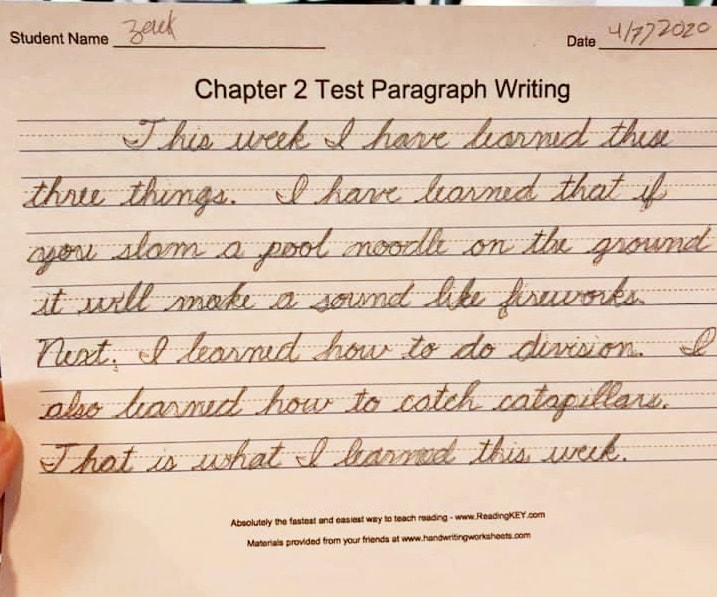
#> input picture assets/test_img2.jpg, 717 x 597 px
$ python -i preprocessing_module.py   (imports and definitions only)
#> lines starting #> are read from the running program, lines starting #| are printed output that depends on the picture; after the words box and inside, x2 and y2 are one past the last pixel; in counts of white or black regions, pixels touching at a corner belong together
#> further down, picture is the input picture: shape (597, 717, 3); mean B, G, R 176.8, 196.5, 220.6
# src/preprocessing_module.py

import cv2
import numpy as np

def preprocess_for_ocr(image_array):
    """
    Refined preprocessing pipeline based on the original simple version.
    1. Converts to grayscale.
    2. Applies gentle de-skewing ONLY if significant skew is detected.
    3. Applies Gaussian Blur for noise reduction.
    4. Applies adaptive thresholding with potentially adjusted parameters.
    """
    # 1. Convert to grayscale
    gray = cv2.cvtColor(image_array, cv2.COLOR_BGR2GRAY)
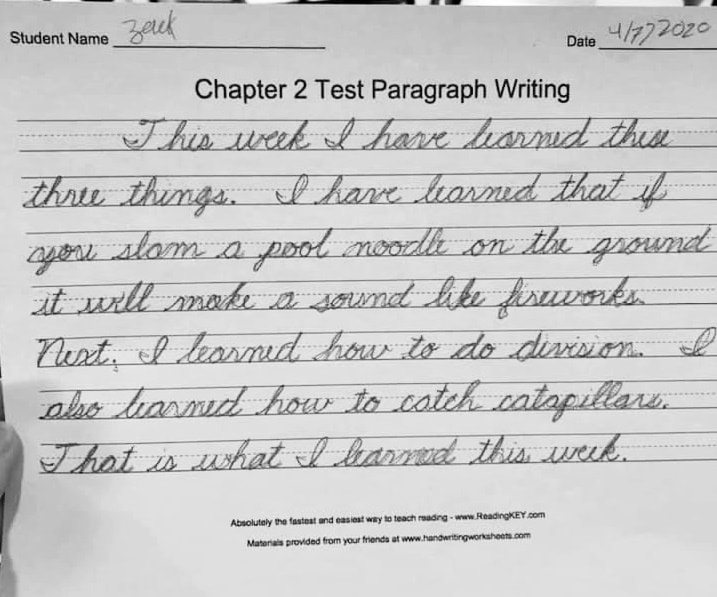
#> gray: shape (597, 717); min 0, max 255, mean 201.4

    # 2. Gentle De-skewing (Hough Transform based)
    try:
        # Invert and threshold for line detection
        inverted = cv2.bitwise_not(gray)
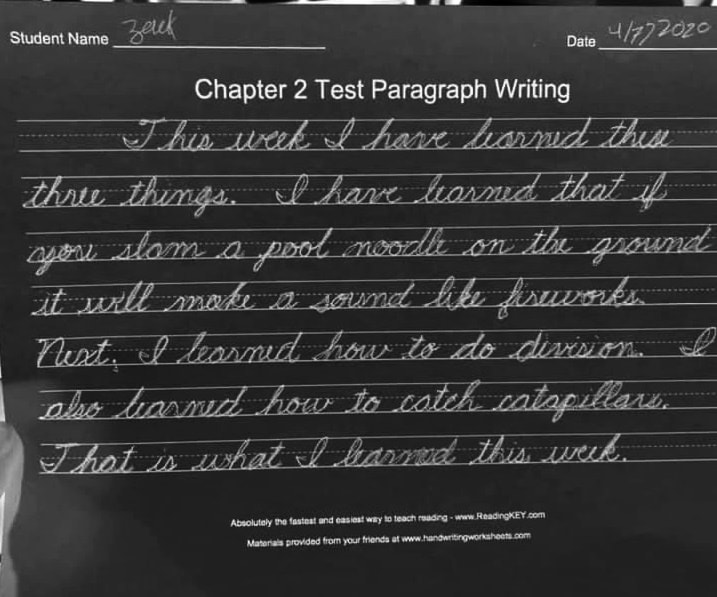
#> inverted: shape (597, 717); min 0, max 255, mean 53.6
        _, thresh = cv2.threshold(inverted, 0, 255, cv2.THRESH_BINARY + cv2.THRESH_OTSU)
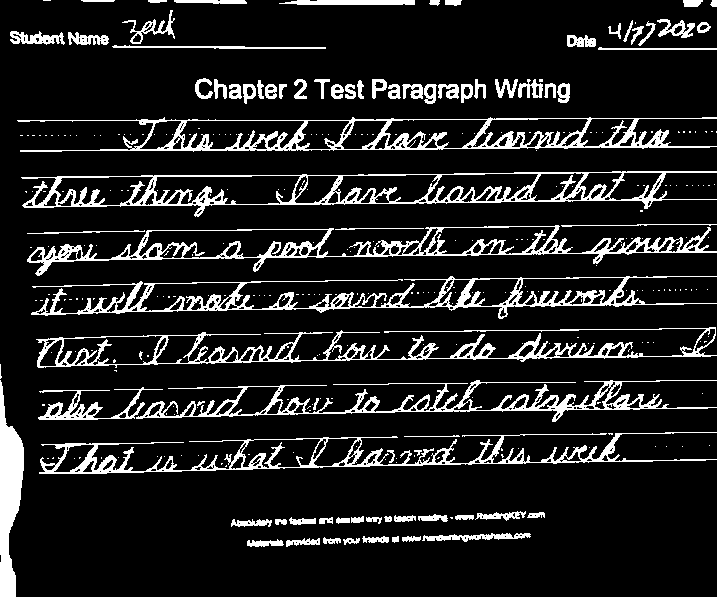
#> thresh: shape (597, 717); 12.5% white; 323 white regions (242 under 20 px), largest, box (x1, y1, x2, y2) and area: (21, 171, 717, 217) 6195, (17, 117, 717, 152) 5788, (31, 276, 717, 319) 5697

        # Detect lines using Hough Transform
        lines = cv2.HoughLinesP(thresh, 1, np.pi / 180, 100, minLineLength=w//3, maxLineGap=w//10) # Adjusted parameters

        angles = []
        if lines is not None:
            for line in lines:
                x1, y1, x2, y2 = line[0]
                # Calculate angle, ignore vertical lines
                if x2 - x1 != 0:
                    angle = np.rad2deg(np.arctan2(y2 - y1, x2 - x1))
                    if -45 < angle < 45: # Consider only near-horizontal lines
                         angles.append(angle)

        # Only rotate if a significant median angle is detected
        if angles:
            median_angle = np.median(angles)
            if abs(median_angle) > 1.0: # Threshold to avoid rotating almost-straight images
                (h, w) = gray.shape[:2]
                center = (w // 2, h // 2)
                M = cv2.getRotationMatrix2D(center, median_angle, 1.0)
                # Use white background fill
                gray = cv2.warpAffine(gray, M, (w, h), flags=cv2.INTER_CUBIC, borderMode=cv2.BORDER_CONSTANT, borderValue=(255, 255, 255))

    except Exception as e:
        print(f"Could not perform de-skewing: {e}")
        # If de-skewing fails, just continue with the original grayscale image

    # 3. Gaussian Blur (instead of Median) - sometimes better for text
    # You can experiment between GaussianBlur and medianBlur
    blurred = cv2.GaussianBlur(gray, (5, 5), 0)
    # blurred = cv2.medianBlur(gray, 3) # alternative from original

    # 4. Adaptive Thresholding - Parameters might need tuning
    # Block size (e.g., 15, 17) and C value (e.g., 7, 9) can be adjusted
    preprocessed = cv2.adaptiveThreshold(
        blurred,
        255,
        cv2.ADAPTIVE_THRESH_GAUSSIAN_C,
        cv2.THRESH_BINARY,
        15, # Increased block size slightly
        7  # Increased C value slightly
    )
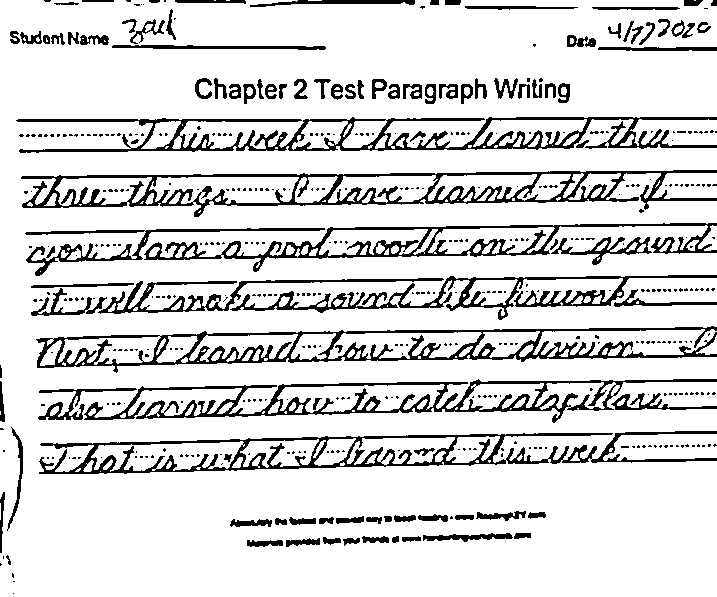
#> preprocessed: shape (597, 717); 85.4% white; 465 black regions (359 under 20 px), largest, box (x1, y1, x2, y2) and area: (21, 170, 717, 217) 7332, (36, 326, 717, 373) 7016, (16, 117, 717, 153) 6740

    return preprocessed


# [63 lines left out: functions preprocess_for_trocr, preprocess_for_graphology, not called in this run]

>>> import cv2
>>> picture = cv2.imread('../assets/test_img2.jpg')
>>> result = preprocess_for_ocr(picture)

$ run again, on assets/test_img3.jpg
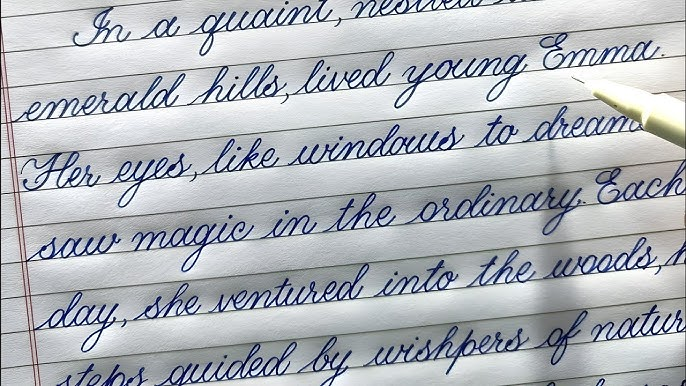
#> input picture assets/test_img3.jpg, 686 x 386 px
#> picture is the input picture: shape (386, 686, 3); mean B, G, R 186.8, 181, 176.6
#> in preprocess_for_ocr, `_, thresh = cv2.threshold(inverted, 0, 255, cv2.THRESH_BINARY + cv2.TH..`:
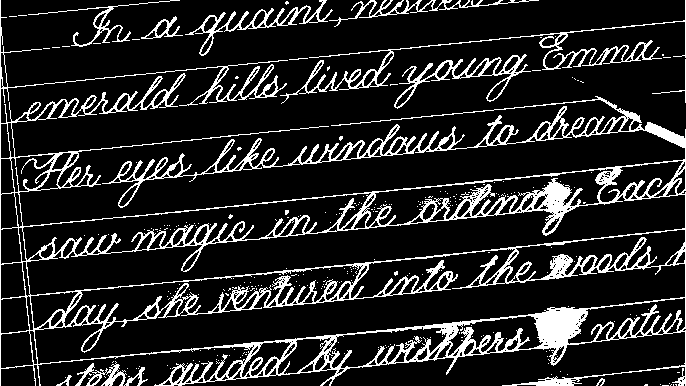
#> thresh: shape (386, 686); 14.9% white in thin lines or dots
#> in preprocess_for_ocr, `preprocessed = cv2.adaptiveThreshold( blurred, 255, cv2.ADAPTIVE_THRES..`:
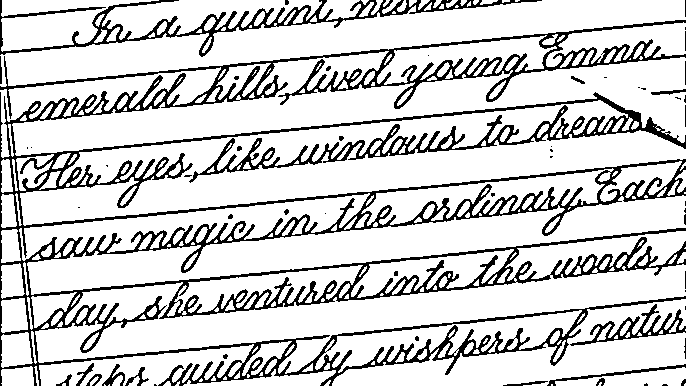
#> preprocessed: shape (386, 686); 81.7% white; 56 black regions (32 under 20 px), largest, box (x1, y1, x2, y2) and area: (0, 20, 686, 386) 41399, (0, 0, 542, 57) 4150, (570, 304, 686, 346) 1054

$ run again, on assets/test_img4.jpg
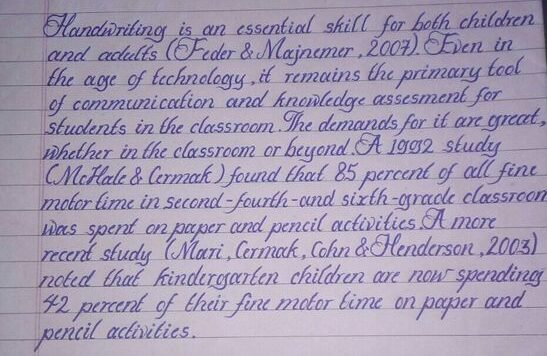
#> input picture assets/test_img4.jpg, 547 x 356 px
#> picture is the input picture: shape (356, 547, 3); mean B, G, R 179.5, 156.3, 166.1
#> in preprocess_for_ocr, `_, thresh = cv2.threshold(inverted, 0, 255, cv2.THRESH_BINARY + cv2.TH..`:
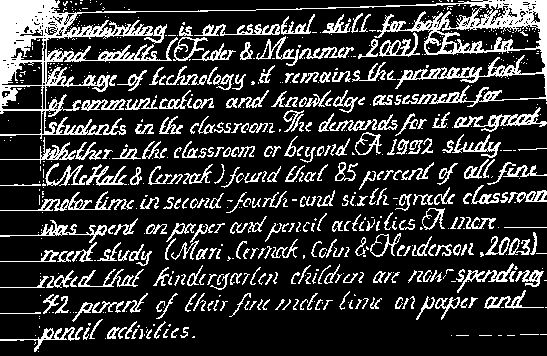
#> thresh: shape (356, 547); 20.3% white in thin lines or dots
#> in preprocess_for_ocr, `preprocessed = cv2.adaptiveThreshold( blurred, 255, cv2.ADAPTIVE_THRES..`:
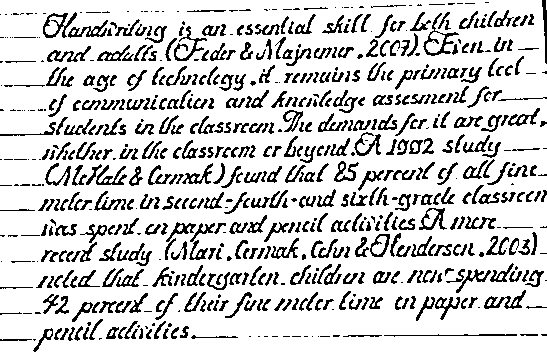
#> preprocessed: shape (356, 547); 81.7% white; black in thin lines or dots

$ run again, on assets/test_img5.jpg
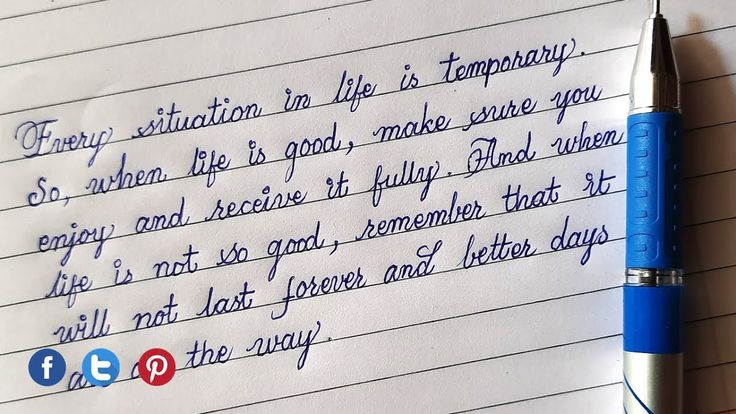
#> input picture assets/test_img5.jpg, 736 x 414 px
#> picture is the input picture: shape (414, 736, 3); mean B, G, R 181, 176.6, 179.3
#> in preprocess_for_ocr, `_, thresh = cv2.threshold(inverted, 0, 255, cv2.THRESH_BINARY + cv2.TH..`:
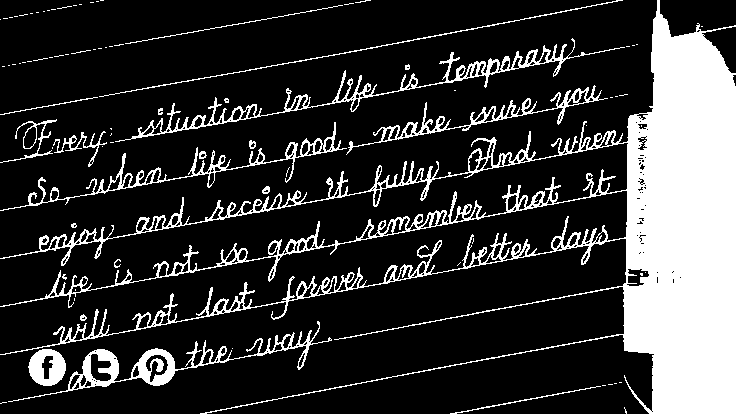
#> thresh: shape (414, 736); 20.7% white; 85 white regions (64 under 20 px), largest, box (x1, y1, x2, y2) and area: (0, 0, 736, 414) 50184, (115, 38, 625, 142) 3063, (8, 321, 332, 402) 2888
#> in preprocess_for_ocr, `preprocessed = cv2.adaptiveThreshold( blurred, 255, cv2.ADAPTIVE_THRES..`:
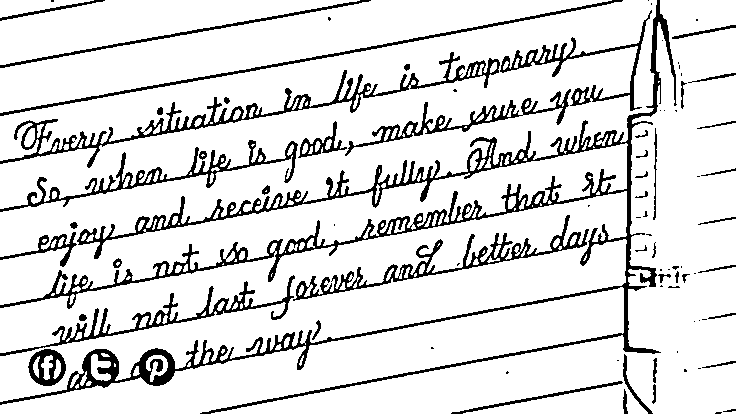
#> preprocessed: shape (414, 736); 86.7% white; 84 black regions (37 under 20 px), largest, box (x1, y1, x2, y2) and area: (0, 0, 677, 414) 17910, (0, 52, 500, 168) 4237, (293, 215, 589, 301) 2718
